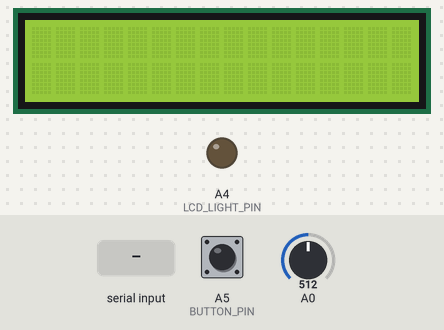
Bench run of a sketch on a simulated Arduino Uno, built with avr-gcc and run on an emulated ATmega328P. On the bench: 16×2 character LCD, output pins drawn as LEDs (lit = HIGH). The test bench sets the inputs (shaded band); at power-on: A0 = 512, A5 (BUTTON_PIN) LOW.

Above: at 1.2 s.
1.3 s: "A" received over Serial
At 3.6 s:
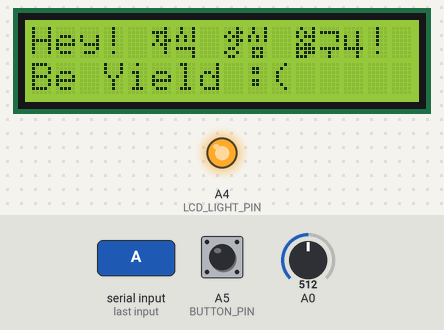
4.5 s: "B" received over Serial
At 6.4 s:
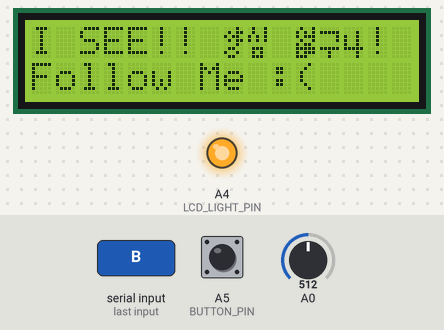
7.7 s: "C" received over Serial
At 9.1 s:
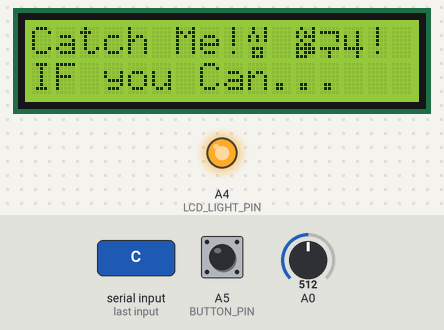
10.9 s: "D" received over Serial
At 11.9 s:
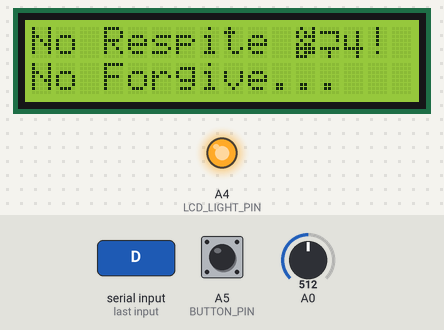
14.1 s: "E" received over Serial
At 16.4 s:
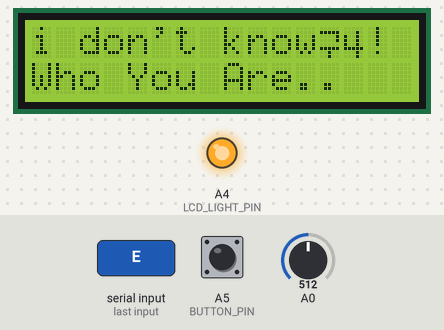
17.3 s: "F" received over Serial
At 19.2 s:
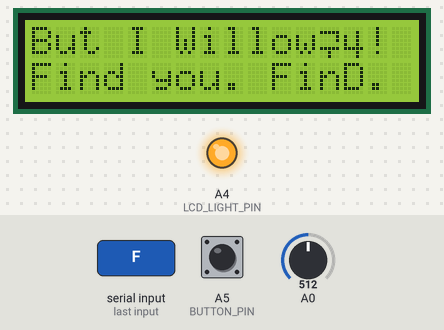
Timing chart, 0 to 23.2 s (numbered marks = the images above; inputs shaded):
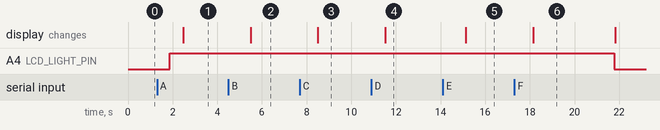

The sketch:

printLcd.ino
```cpp
#include <LiquidCrystal.h>

#define BUTTON_PIN A5
#define LCD_LIGHT_PIN A4
#define LCD_LIGHT_ON_TIME 4000

unsigned int currentLcdLightOnTime = 0;
unsigned long lcdLightOn_StartMillis;
boolean isLcdLightOn;

int buttonState = 0;

int flag = 1;

LiquidCrystal lcd(12, 11, 5, 4, 3, 2);

byte sentence1_1[8] = {
        B00010,
        B11110,
        B01010,
        B01011,
        B10110,
        B00010,
        B00010,
        B00000
};

byte sentence1_2[8] = {
        B01001,
        B01001,
        B10101,
        B10101,
        B00000,
        B11111,
        B00001,
        B00001
};

byte sentence1_3[8] = {
        B00010,
        B01011,
        B10110,
        B01011,
        B00010,
        B01100,
        B10010,
        B01100
};

byte sentence1_4[8] = {
        B01001,
        B01001,
        B10101,
        B10101,
        B00000,
        B01110,
        B01010,
        B01110
};

byte sentence1_6[8] = {
        B01001,
        B10101,
        B10111,
        B01001,
        B10110,
        B11111,
        B10111,
        B11100
};

byte sentence1_7[8] = {
        B00000,
        B11111,
        B00001,
        B00001,
        B00000,
        B11111,
        B00100,
        B00100
};
byte sentence1_8[8] = {
        B00000,
        B00010,
        B10010,
        B10010,
        B10010,
        B11111,
        B00010,
        B00010
};

byte newChar[8] = {
        B00100,
        B00100,
        B00100,
        B00100,
        B11100,
        B11111,
        B11111,
        B01111
};


void setup() {
  lcd.begin(16, 2);

  //sentence be decided by flag point

    //first sentence
    lcd.createChar(2, sentence1_1);
    lcd.createChar(3, sentence1_2);
    lcd.createChar(4, sentence1_3);
    lcd.createChar(5, sentence1_4);
    lcd.createChar(7, sentence1_6);
    lcd.createChar(8, sentence1_7);
    lcd.createChar(9, sentence1_8);

  //for xbee
  Serial.begin(9600);

  //for lcd backlight
  pinMode(BUTTON_PIN, INPUT);
  pinMode(LCD_LIGHT_PIN, OUTPUT);
  digitalWrite(LCD_LIGHT_PIN, LOW);
  isLcdLightOn = false;
}

void loop() {
  //control lcd contrast
  int sensorReading = analogRead(A0);
  int delayTime = map(sensorReading, 0, 1023, 200, 1000);

  //lcd backlight control
  buttonState = digitalRead(BUTTON_PIN);

  if( Serial.available() > 0 )
  {
    char inByte = Serial.read();

    if( inByte == 'A')
    {
      flag = 0;
      buttonState = HIGH;
    }
    if( inByte == 'B')
    {
      flag = 1;
      buttonState = HIGH;
    }
    if( inByte == 'C')
    {
      flag = 2;
      buttonState = HIGH;
    }
    if( inByte == 'D')
    {
      flag = 3;
      buttonState = HIGH;
    }
    if( inByte == 'E')
    {
      flag = 4;
      buttonState = HIGH;
    }
    if( inByte == 'F')
    {
      flag = 5;
      buttonState = HIGH;
    }

  }


  if(buttonState == HIGH)
  {
    lcdLightOn_StartMillis = millis();
    currentLcdLightOnTime = 0;
    isLcdLightOn = true;
    digitalWrite(LCD_LIGHT_PIN, HIGH);
  }
  else
  {
    if(isLcdLightOn)
    {
      if(flag == 0)
      {
        lcd.setCursor(0,0);
        lcd.write("Hey!");
        lcd.print(" ");
        lcd.write(2);
        lcd.write(3);
        lcd.print(" ");
        lcd.write(4);
        lcd.write(5);
        lcd.print(" ");
        lcd.write(7);
        lcd.write(8);
        lcd.write(9);
        lcd.print("!");

        lcd.setCursor(0,1);
        lcd.print("Be Yield :(");
      }
      else if(flag == 1)
      {
        lcd.setCursor(0,0);
        lcd.print("I SEE!!");
        lcd.setCursor(0,1);
        lcd.print("Follow Me :(");
      }
      else if(flag == 2)
      {
        lcd.setCursor(0,0);
        lcd.print("Catch Me!");
        lcd.setCursor(0,1);
        lcd.print("IF you Can...");
      }
      else if(flag == 3)
      {
        lcd.setCursor(0,0);
        lcd.print("No Respite");
        lcd.setCursor(0,1);
        lcd.print("No Forgive");
      }
      else if(flag == 4)
      {
        lcd.setCursor(0,0);
        lcd.print("i don't know");
        lcd.setCursor(0,1);
        lcd.print("Who You Are");
      }
      else if(flag == 5)
      {
        lcd.setCursor(0,0);
        lcd.print("But I Will");
        lcd.setCursor(0,1);
        lcd.print("Find you. FinD.");
      }
      else
      {
        lcd.setCursor(0,0);
        lcd.print("error");
        lcd.setCursor(0,1);
        lcd.print("not have Flags!!");
      }


      currentLcdLightOnTime = millis() - lcdLightOn_StartMillis;

      if(currentLcdLightOnTime > LCD_LIGHT_ON_TIME)
      {
        isLcdLightOn = false;
        currentLcdLightOnTime = 0;
        digitalWrite(LCD_LIGHT_PIN, LOW);

        flag = 6;
        lcd.begin(16, 2);
        lcd.setCursor(0,0);
      }
    }
  }


  //Serial.println(currentLcdLightOnTime);


  delay(delayTime);
}
```

Measured:
- after the input at 1.3 s, A4 (LCD_LIGHT_PIN): LOW → HIGH after 0.57 s; the display: changes after 1.2 s (image 1)
- after the input at 4.5 s, A4 (LCD_LIGHT_PIN): stays HIGH (without the input it goes to LOW after 1.6 s); the display: changes after 0.99 s (image 2)
- after the input at 7.7 s, A4 (LCD_LIGHT_PIN): stays HIGH (without the input it goes to LOW after 1.4 s); the display: changes after 0.80 s (image 3)
- after the input at 10.9 s, A4 (LCD_LIGHT_PIN): stays HIGH (without the input it goes to LOW after 1.2 s); the display: changes after 0.61 s (image 4)
- after the input at 14.1 s, A4 (LCD_LIGHT_PIN): stays HIGH (without the input it goes to LOW after 1.0 s); the display: changes after 1.0 s (image 5)
- after the input at 17.3 s, A4 (LCD_LIGHT_PIN): HIGH → LOW after 4.5 s instead of 1.5 s; the display: changes after 0.85 s (image 6)
